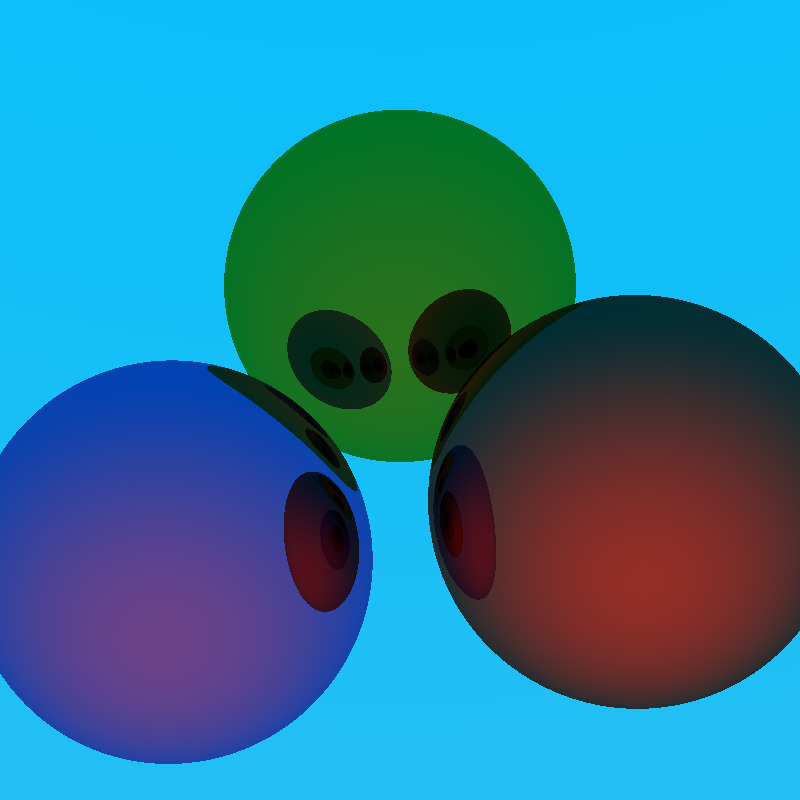

Reproduce this figure in Julia.
using RayTracing, GeometryBasics, LinearAlgebra, ColorTypes, ColorVectorSpace, Images
using RayTracing: direction

# "Julia dots", defined in https://github.com/JuliaLang/julia-logo-graphics:
rotate(point, θ) = [cos(θ) -sin(θ) 0; sin(θ) cos(θ) 0; 0 0 1] * point

radius = 3/4
top_center = Point3d(0, 1, 0)
offset = Vec3d(0, -1/4, 0)
centers = Point3d[top_center, rotate(top_center, 2/3 * pi), rotate(top_center, -2/3 * pi)]
centers = [center + offset for center in centers]
julia_dots_colors = [RGB(.22, .596, .149), RGB(.584, .345, .698), RGB(.796, .235, .2)]

# A scene with the Julia dots as spheres:
julia_dots = BallPit(radius, centers)
reflection_mode = CombinedReflectionModes(SpecularReflection(), MaterialDataOperation(⊙))
surface_data = [(reflection_mode, color) for color in julia_dots_colors]
scene = GeometryWithData(julia_dots, surface_data)

# Gradient background light:
top_color = RGB(0.0, 0.75, 1.0)
bottom_color = RGB(0.722, 0.745, 0.765)
up = Vec3d(0, 1, 0)

function background_color(dir)
    t = dir ⋅ up
    return (bottom_color*(1-t) + top_color*(t+1)) / 2
end

# Backward ray trace:
pixels = 800
camera_pos = Point3d(0.9, -6, 5)

rays = BackwardCameraRays{Float64}(
    origin = camera_pos,
    target = zero(Point3d),
    up = up,
    horizontal_aperture = 0.4,
    size = (pixels, pixels)
)

image = similar(rays, RGB24)

for (i, ray) in pairs(rays)
    ray_with_color = RayWithMutableData(ray, RGB24(1,1,1))
    trace!(ray_with_color, scene)
    image[i] = data(ray_with_color) ⊙ background_color(direction(ray))
end

save("spheres_on_shaded_background.jpg", image)